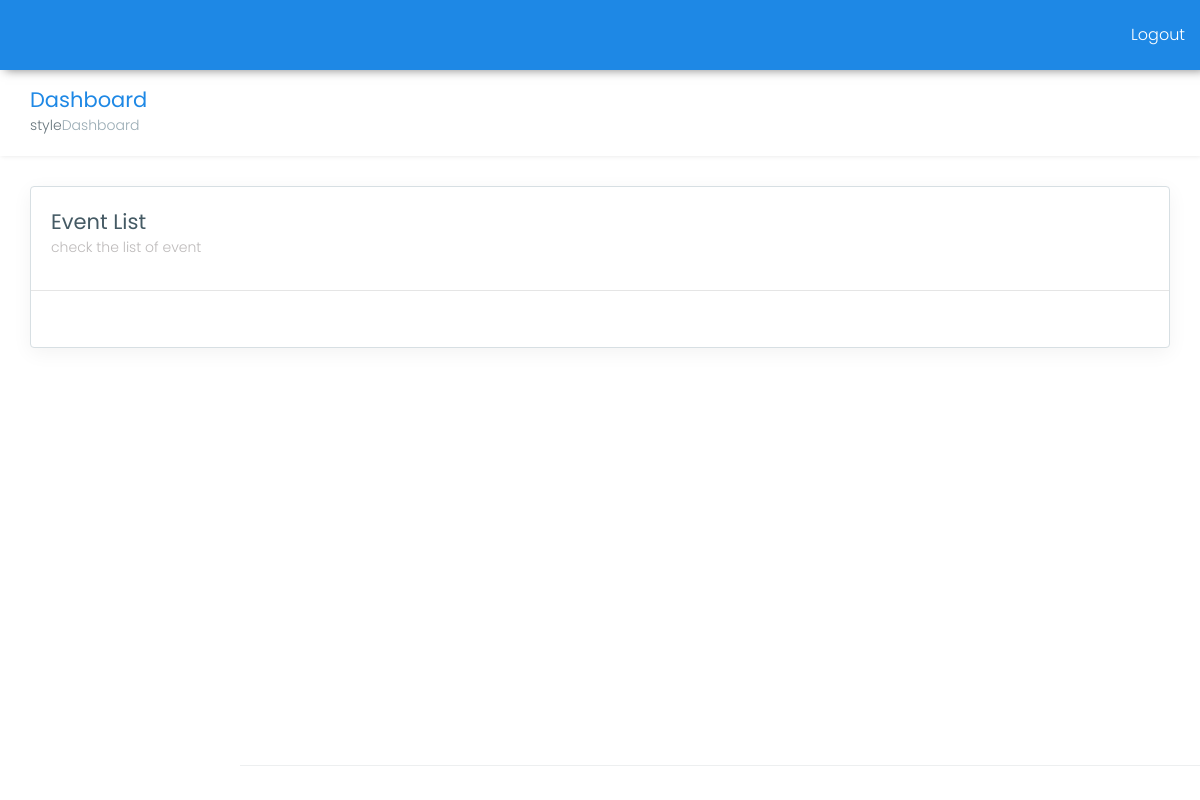
The page /dashboard/event_category/Indoor on the database as committed earlier.
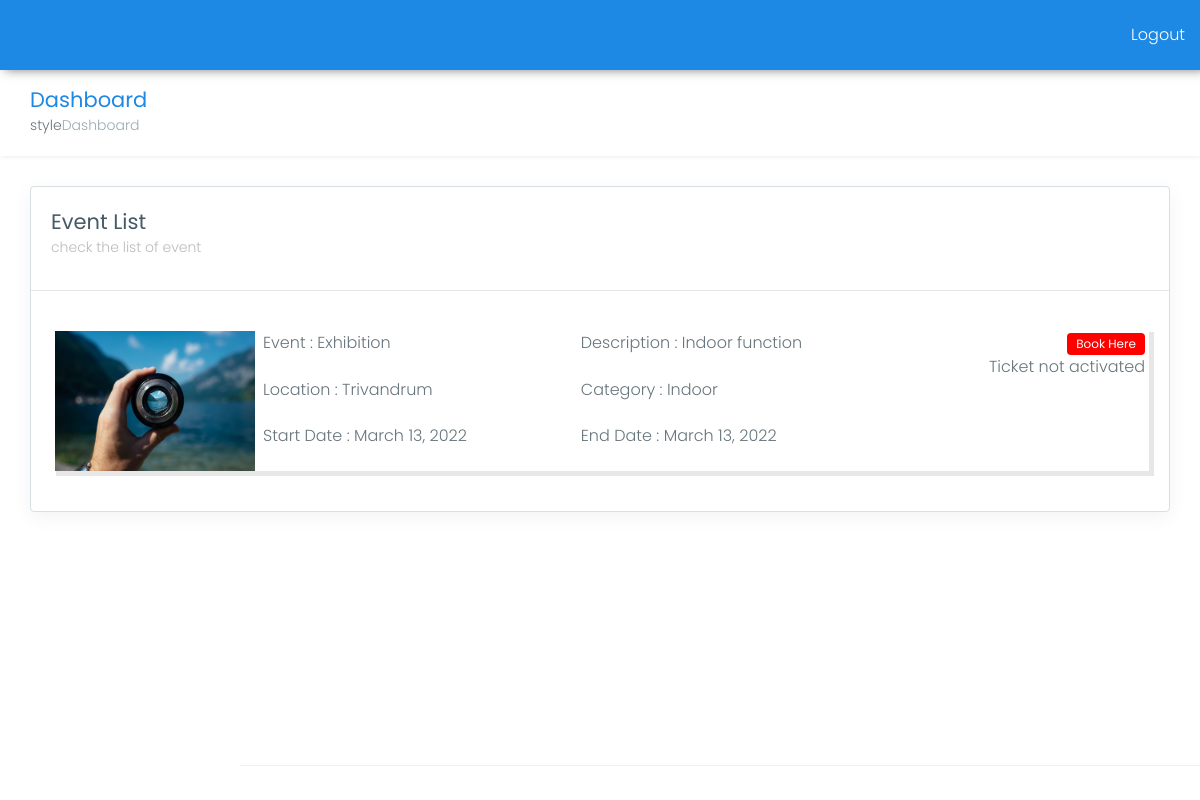
The same page on the database as committed later.
### DemoApp/models.py (models this page shows, shortened)
class Events(models.Model):
    title=models.CharField(max_length=100)
    description=models.CharField(max_length=250)
    location=models.CharField(max_length=100)
    start_date=models.DateField(blank=True,null=True)
    end_date=models.DateField(null=True)
    image=models.ImageField(upload_to='uploaded_picture',blank=True,null=True)
    categories=models.ForeignKey(Categories,on_delete=models.CASCADE, null=True)
    published=models.BooleanField(default=False)
    paid=models.BooleanField(default=False)
    owner = models.ForeignKey(to=User, on_delete=models.CASCADE)

class Categories(models.Model):
    category=models.CharField(max_length=100)
    def __str__(self):
        return self.category

### DemoApp/views.py (the view)
# urls.py: path('dashboard/event_category/<str:category>',views.EventCatagory,name='eventcatagory'),
def EventCatagory(request,category):
    print("event_db",category)
    cat_db=Events.objects.filter(categories__category=category)
    context={
        'cat_db':cat_db,
        }
    return render(request, 'category.html',context=context)

### DemoApp/templates/category.html (shortened to what the changed rows need)
<!DOCTYPE html>
<html lang="en">
<head>
    <link href="{{STATIC_URL}}assets/plugins/bootstrap/css/bootstrap.min.css" rel="stylesheet">
    <link href="{{STATIC_URL}}assets/plugins/chartist-js/dist/chartist.min.css" rel="stylesheet">
    <link href="{{STATIC_URL}}assets/plugins/chartist-js/dist/chartist-init.css" rel="stylesheet">
    <link href="{{STATIC_URL}}assets/plugins/chartist-plugin-tooltip-master/dist/chartist-plugin-tooltip.css" rel="stylesheet">
    <link href="{{STATIC_URL}}assets/plugins/css-chart/css-chart.css" rel="stylesheet">
    <link href="{{STATIC_URL}}assets/plugins/morrisjs/morris.css" rel="stylesheet">
    <link href="{{STATIC_URL}}css/style.css" rel="stylesheet">
    <link href="{{STATIC_URL}}css/main.css" rel="stylesheet">
    <link href="{{STATIC_URL}}css/colors/blue.css" id="theme" rel="stylesheet">
</head>
<body class="fix-header fix-sidebar card-no-border">
    <div id="main-wrapper">
        <div class="">
            <div class="container-fluid">
                <div class="row">
                    <div class="col-12">
                        <div class="card">
                            <div class="event_main">
                            {% for i in cat_db%}
                                <div class="event_content">
                                    <div class="event_img_frame">
                                        <img src="{{i.image.url}}" class="event_img">
                                    </div>
                                    <div class="event_details">
                                        <div>Event : {{i.title}}</div>
                                        <div>Description : {{i.description}}</div>
                                        <div>Location : {{i.location}}</div>
                                        <div>Category : {{i.categories}}</div>
                                        <div>Start Date : {{i.start_date}}</div>
                                        <div>End Date : {{i.end_date}}</div>
                                    </div>
                                    <div class="event_btn_sec">
                                        <div>
                                            <button type="button" class="btn event_book_btn">Book Here</button>
                                        </div>
                                        <div>
                                            {%if i.paid == True %}
                                                Ticket activated
                                            {%else%}
                                                Ticket not activated
                                            {% endif%}
                                        </div>
                                    </div>
                                </div>
                            {% endfor %}
                            </div>
                        </div>
                    </div>
                </div>
        </div>
    </div>
</body>
</html>

Rows that differ between the two databases and show on the page:
now on this page (row edited): Events: image (picture), title "Exhibition", description "Indoor function", location "Trivandrum", categories "Indoor", start_date "March 13, 2022", end_date "March 13, 2022", paid "Ticket not activated"
